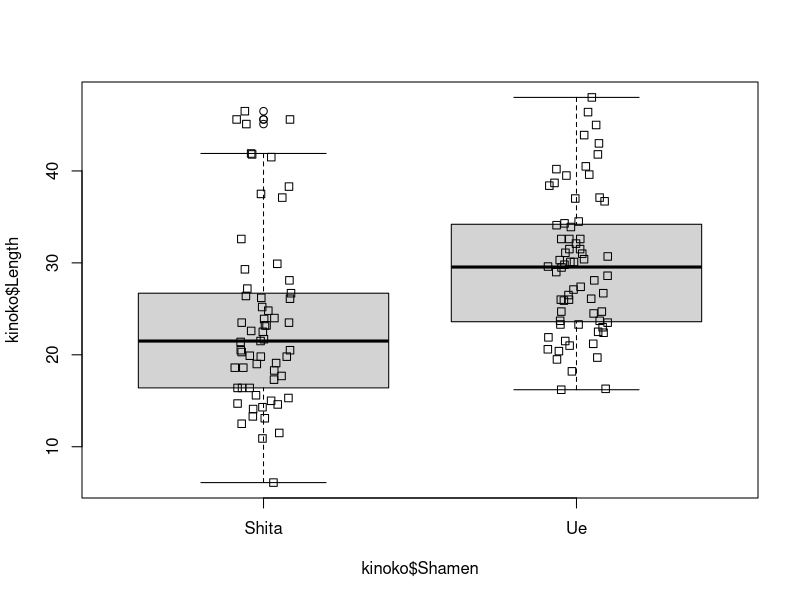

Write the R code that produced this figure.
## ---- chunk 1
knitr::opts_chunk$set(echo = TRUE)
## ---- chunk 2
library(readr)
kinoko <- read.csv("kinoko.csv",stringsAsFactors=TRUE)
## ---- chunk 3
# スタック形式のデータの取り扱い
# データフレームのサブセットを作るパターン
# もとのデータフレームkinokoと同じ形式のデータフレームkinoko_ueとkinoko_shitaができる
kinoko_ue<-kinoko[kinoko$Shamen=="Ue",] # 最後のカンマ","が必要
kinoko_ue
kinoko_shita<-kinoko[kinoko$Shamen=="Shita",]
kinoko_shita
## ---- chunk 4
#### グラフを描いている
# boxplotを描いてみる
boxplot(kinoko$Length~kinoko$Shamen)
# boxplotの上にドットプロットを重ねて描く
stripchart(kinoko$Length~kinoko$Shamen,
vertical=TRUE, # 縦に
method="jitter", # 近い点はランダムにずらす
add=TRUE) # 前のグラフに追加（上書き）
## ---- chunk 5
# 等分散性の検定
var.test(kinoko$Length~kinoko$Shamen)
## ---- chunk 6
# 等分散を仮定した独立2群のt検定
t.test(kinoko$Length~kinoko$Shamen,
alternative="two.sided", # 両側検定
# paired=FALSE, # 対応なし（独立2群）
# pairedオプションは2群の比較を行う場合に明示的に対応の有無を指定するものだが、
# スタック形式のデータでチルダ（~）演算子を使う場合はpairedオプションはエラーになる
var.equal=TRUE, # 等分散を仮定する
conf.level=0.95) # 有意水準5%
## ---- chunk 7
# Welchの等分散を仮定しない独立2群のt検定
t.test(kinoko$Length~kinoko$Shamen,
alternative="two.sided", # 両側検定
# paired=FALSE, # 対応なし（独立2群）
var.equal=FALSE, # 等分散を仮定しない
conf.level=0.95) # 有意水準5%
